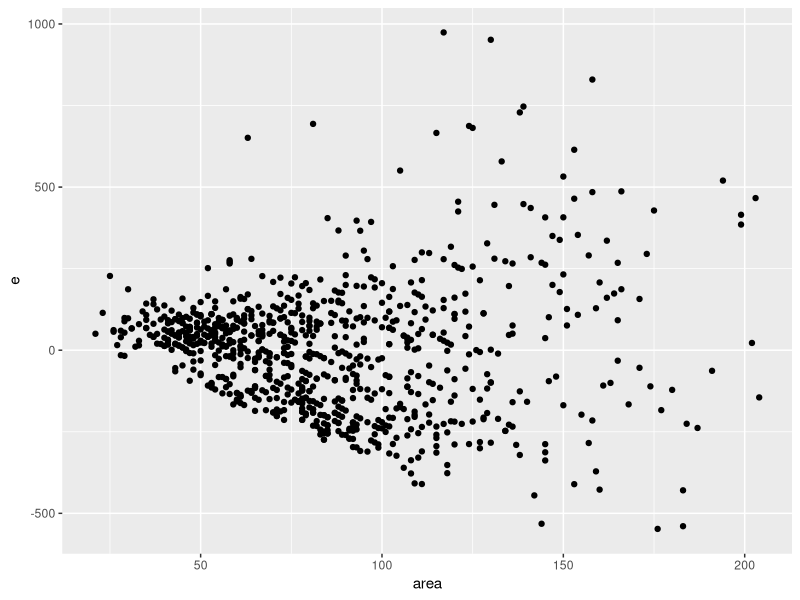

Generate this figure with R:


df <- read.csv("amsterdam-house-prices.csv")

# Q1
cor(df$area, df$price)

# Model 1:
m1 <- lm(price ~ area, data = df)
summary(m1)

# Q4
df$e <- m1$residuals
library(ggplot2)
ggplot(df, aes(area, e)) + geom_point()

# Model 2:
m2 <- lm(price ~ bedrooms, data = df)
summary(m2)

# Q6
df$e_squared <- m2$residuals^2
aux <- lm(e_squared ~ bedrooms, data = df)
summary(aux)

# Model 3
m3 <- lm(price ~ area + bedrooms, data = df)
summary(m3)

# Q7
1 - summary(m3)$r.squared

# Q8
b2 <- coef(summary(m3))[3, 1]
sb2 <- coef(summary(m3))[3, 2]
t <- (b2 + 40) / sb2
pval <- pt(t, 858)

# Q9
df_p <- data.frame(area = 80, bedrooms = 3)
predict(m3, df_p, interval = "confidence", level = 0.95)

# Model 4
m4 <- lm(price ~ neighborhood, data = df)
summary(m4)

# E[Y|E,N,S,W]=beta0 + beta1*E + beta2*N + beta3*S + beta4*W
# E[Y|E=0,N=0,S=0,W=0]=beta0
# E[Y|E=1,N=0,S=0,W=0]=beta0 + beta1
# beta1 = E[Y|E=1,N=0,S=0,W=0] - E[Y|E=0,N=0,S=0,W=0]
# beta1 = p^East - p^Central

m0 <- lm(price ~ 1, data = df)
anova(m0, m4)

qf(0.95, 4, 856)

# Model 5
m5 <- lm(price ~ area * bedrooms, data = df)
summary(m5)

# Q14
confint(m5, level = 0.95)

# Q15
# E[Y|area,bedrooms] = beta0 + beta1*area + beta2*bedrooms + beta3*area*bedrooms
# E[Y|area,bedrooms=1] = beta0 + beta1*area + beta2 + beta3*area
#                      = (beta0 + beta2) + (beta1 + beta3)*area
# E[Y|area+1,bedrooms=1] = (beta0 + beta2) + (beta1 + beta3)*(area + 1)

# E[Y|area+1,bedrooms=1] - E[Y|area,bedrooms=1] = (beta1 + beta3)
1000*(coef(m5)[2] + coef(m5)[4])

# Q16
# E[Y|area=100,bedrooms] = beta0 + beta1*100 + beta2*bedrooms + beta3*100*bedrooms
#                        = (beta0 + beta1*100) + (beta2 + 100*beta3)*bedrooms

# E[Y|area=100,bedrooms+1] = (beta0 + beta1*100) + (beta2 + 100*beta3)*(bedrooms+1)

# Differences: (beta2 + 100*beta3)

1000*(coef(m5)[3] + 100 * coef(m5)[4])
